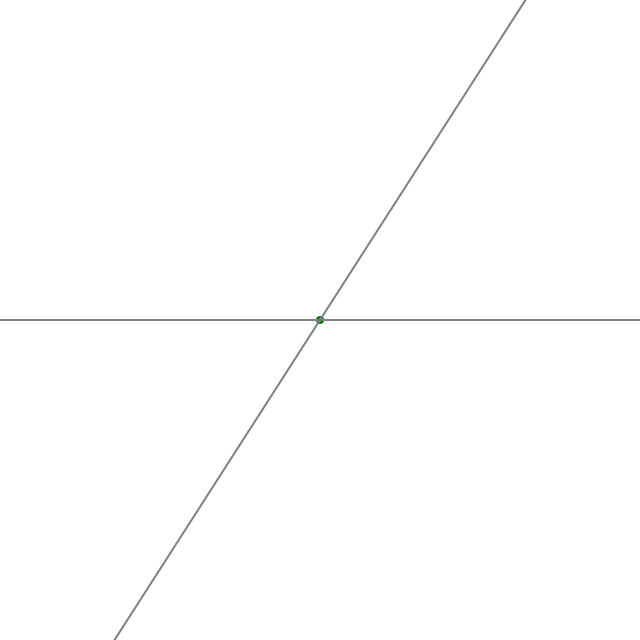
Frame 1 (no input)
Frame 60 (no input): identical to frame 1, image omitted
Frame 120 (the mouse pressed at the canvas centre since frame 60): identical to frame 1, image omitted

The p5.js sketch that drew this single still picture (run headless with seeded random() and noise() and a simulated clock; from frame 60 on, the mouse is pressed at the canvas centre):

// p5.js sketch
// ── sketch.js
// At a high level, every time the user clicks we draw that points and
// then add it to two arrays, [to_reflect_horizontal] and
// [to_reflect_radian] which hold points that need to be reflected
// across the horizontal line and 1 radian line, respectively.

// Then, on each frame, we take one we take one point off the
// [to_reflect_horizontal] and [to_reflect_radian] arrays and reflect
// them across the horizontal and 1 radian line, respectively.
to_reflect_horizontal = [];
to_reflect_radian = [];

function setup() {
  createCanvas(640, 640);
  angleMode(RADIANS);
  strokeWeight(8);
  translate(320, 320);
  scale(1, -1);
  stroke("green");
  point(0, 0);
  // draw lines of symmetry
  strokeWeight(2);
  stroke("gray");
  dx = width / 2;
  line(-dx, 0, dx, 0);
  h = tan(1) * dx;
  line(-dx, -h, dx, h);
  // set stroke color for reflected points
  strokeWeight(5);
  stroke("black");
}

function myrotate([x, y], theta) {
  let x_ = x * cos(theta) - y * sin(theta);
  let y_ = x * sin(theta) + y * cos(theta);
  return [x_, y_];
}

function rotate_horizontal([x, y]) {
  return [x, -y];
}

function rotate_radian([x, y]) {
  [x, y] = myrotate([x, y], -1);
  [x, y] = myrotate([x, -y], 1);
  return [x, y];
}

function draw() {
  translate(width / 2, height / 2);
  scale(1, -1);
  if (to_reflect_horizontal.length > 0) {
    [x, y] = rotate_horizontal(to_reflect_horizontal.shift());
    point(x, y);
    to_reflect_radian.push([x, y]);
  }
  if (to_reflect_radian.length > 0) {
    [x, y] = to_reflect_radian.shift();
    [x, y] = rotate_radian([x, y]);
    point(x, y);
    to_reflect_horizontal.push([x, y]);
  }
}

function mouseClicked() {
  x = mouseX - width / 2;
  y = -(mouseY - height / 2);
  point(x, y);
  let p = [x, y];

  to_reflect_horizontal.push(p);
  to_reflect_radian.push(p);
}
